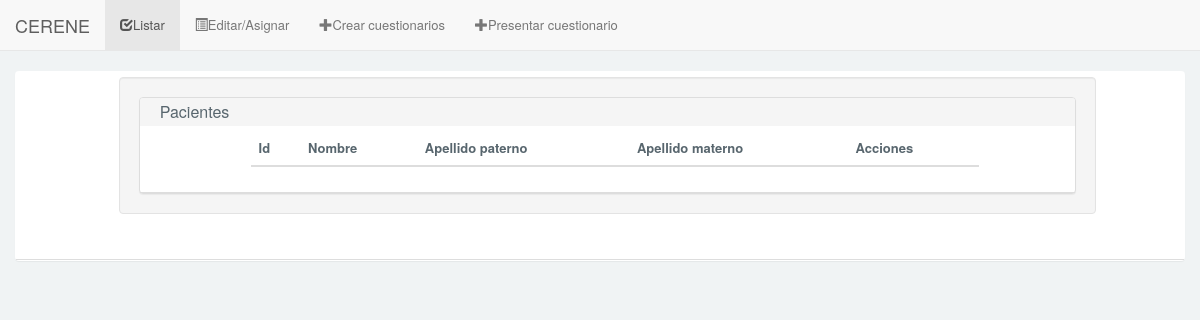
The app's page /Cuestionario/cuestionarioPresentar.php, older data.
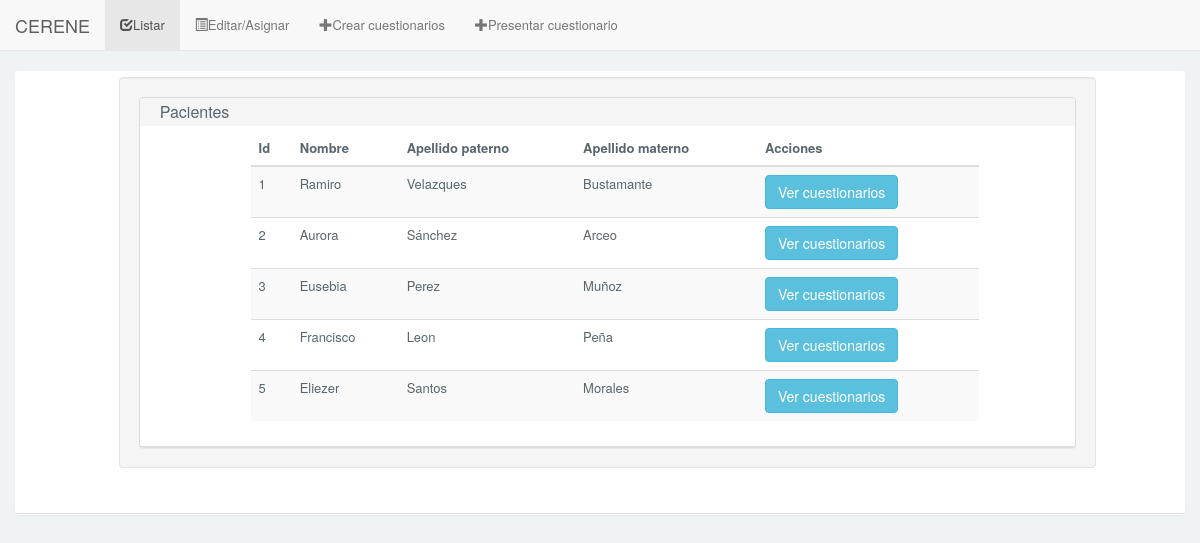
The same page, newer data.
### tables this page shows
CREATE TABLE IF NOT EXISTS `Paciente` (
  `idPaciente` INT NOT NULL AUTO_INCREMENT,
  `nombre` VARCHAR(100) NOT NULL,
  `apellidoPaterno` VARCHAR(100) NOT NULL,
  `apellidoMaterno` VARCHAR(100) NOT NULL,
  `numHermanos` INT NOT NULL,
  `lateralidad` VARCHAR(15) NOT NULL,
  `gradoEscolar` VARCHAR(45) NOT NULL,
  `fechaNacimiento` DATE NULL,
  `calle` VARCHAR(255) NULL,
  `numero` VARCHAR(45) NULL,
  `colonia` VARCHAR(100) NULL,
  `municipio` VARCHAR(100) NULL,
  `estado` VARCHAR(50) NULL,
  `cp` INT NULL,
  `genero` VARCHAR(10) NOT NULL,
  `foto` VARCHAR(255) NULL,
  PRIMARY KEY (`idPaciente`));

### Cuestionario/conexion/conexion.php (called while the page is built, shortened)
<?php
	class Conexion{
		public static function conectar(){
		    $server = "localhost";
		    $user = "root";
		    $pass = "";
		    $bd = "cuestionario";
		    $conexion = mysqli_connect($server, $user, $pass,$bd);
		    return $conexion;
		}
		public static function consultaDevolver($sql){
			$conexion = Conexion::conectar();
		    mysqli_set_charset($conexion, "utf8");
		    $resultado = mysqli_query($conexion,$sql);
		    return $resultado;
		}
	}
?>

### Cuestionario/models/cuestionariosPresentar_models.php (called while the page is built, shortened)
<?php
	class cuestionariosPresentar_models{
		public static function consultarPacientes(){
			$sql = "SELECT * FROM paciente";
			$resultado = Conexion::consultaDevolver($sql);
			return $resultado;
		}
	}
?>

### Cuestionario/cuestionarioPresentar.php (the view, shortened to what this page needs)
<!DOCTYPE html>
<html lang="es">
    <?php include("design/head.php"); ?>
    <body>
        <?php
            include("design/header.php");
            $pacientes = cuestionariosPresentar_models::consultarPacientes();
        ?>
        <div id="content" class="article-v1">
            <div class="col-md-12">
                <div class="panel">
                    <div class="panel-body">
                        <div class="panel-group">
                            <div class="row">
                                <div class="col-md-10 col-md-offset-1 well">
                                    <div class="panel panel-default">
                                        <div class="panel-heading">
                                            <h4 class="panel-title">
                                                Pacientes
                                            </h4>
                                    </div>
                                    <div class="panel-body">
                                        <div class="col-md-10 col-md-offset-1 bg-border table-responsive">
                                            <table class="table table-striped table-hover">
                                                <thead>
                                                    <tr>
                                                        <th>Id</th>
                                                        <th>Nombre</th>
                                                        <th>Apellido paterno</th>
                                                        <th>Apellido materno</th>
                                                        <th>Acciones</th>
                                                    </tr>
                                                </thead>
                                                <tbody>
                                                    <?php
                                                        while($row = mysqli_fetch_assoc($pacientes)){
                                                    ?>
                                                    <tr>
                                                        <td><?php echo $row['idPaciente']; ?></td>
                                                        <td><?php echo $row['nombre']; ?></td>
                                                        <td><?php echo $row['apellidoPaterno']; ?></td>
                                                        <td><?php echo $row['apellidoMaterno']; ?></td>
                                                        <td><a class="btn btn-info"  href="javascript:document.form_editar<?php echo $row['idPaciente']; ?>.submit()">Ver cuestionarios</a></td>
                                                    </tr>
                                                    <?php } ?>
                                                </tbody>
                                            </table>
                                        </div>
                                    </div>
                                </div>
                            </div>
                        </div>
                    </div>
                </div>
            </div>
        </div>
        </div>
    </body>
</html>

### Cuestionario/design/header.php (shortened to what this page needs)
<nav class="navbar navbar-default navbar-static-top" role="navigation">
    <div class="navbar-header">
        <a class="navbar-brand" href="#">CERENE</a>
    </div>
    <div class="collapse navbar-collapse navbar-ex1-collapse">
        <ul class="nav navbar-nav">
            <li class="active"><a href="cuestionarioListar.php"><span class="glyphicon glyphicon-check" aria-hidden="true"></span>Listar</a></li>
            <li><a href="cuestionarioEditarAsignar.php"><span class="glyphicon glyphicon-list-alt" aria-hidden="true"></span>Editar/Asignar</a></li>
            <li><a href="cuestionarios_crear.php"><span class="glyphicon glyphicon-plus" aria-hidden="true"></span>Crear cuestionarios</a></li>
            <li><a href="cuestionarioPresentar.php"><span class="glyphicon glyphicon-plus" aria-hidden="true"></span>Presentar cuestionario</a></li>
        </ul>
    </div>
</nav>

Row changes from the older to the newer data that the page shows:
added paciente: idPaciente "1", nombre "Ramiro", apellidoPaterno "Velazques", apellidoMaterno "Bustamante"
added paciente: idPaciente "2", nombre "Aurora", apellidoPaterno "Sánchez", apellidoMaterno "Arceo"
added paciente: idPaciente "3", nombre "Eusebia", apellidoPaterno "Perez", apellidoMaterno "Muñoz"
added paciente: idPaciente "4", nombre "Francisco", apellidoPaterno "Leon", apellidoMaterno "Peña"
added paciente: idPaciente "5", nombre "Eliezer", apellidoPaterno "Santos", apellidoMaterno "Morales"
